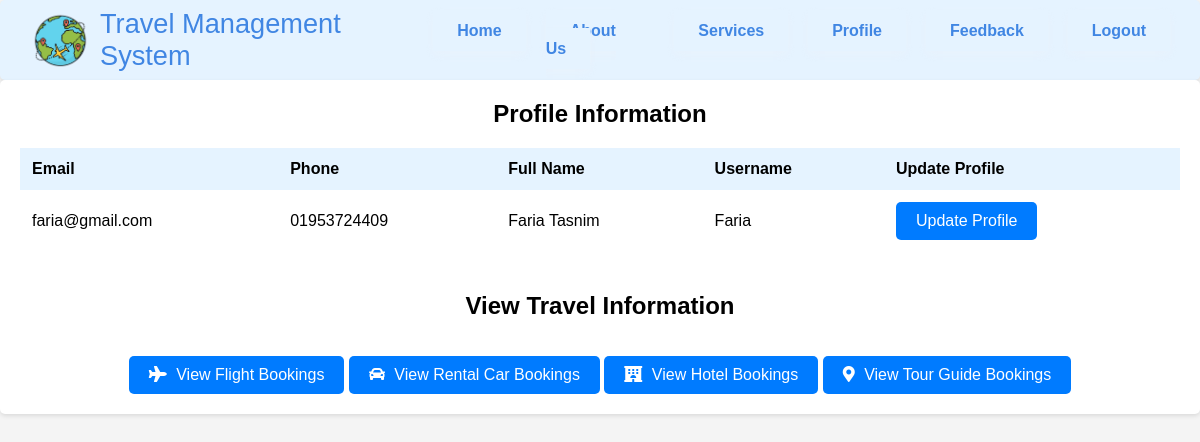
Before: /customer_profile.php (signed in) with the older database file.
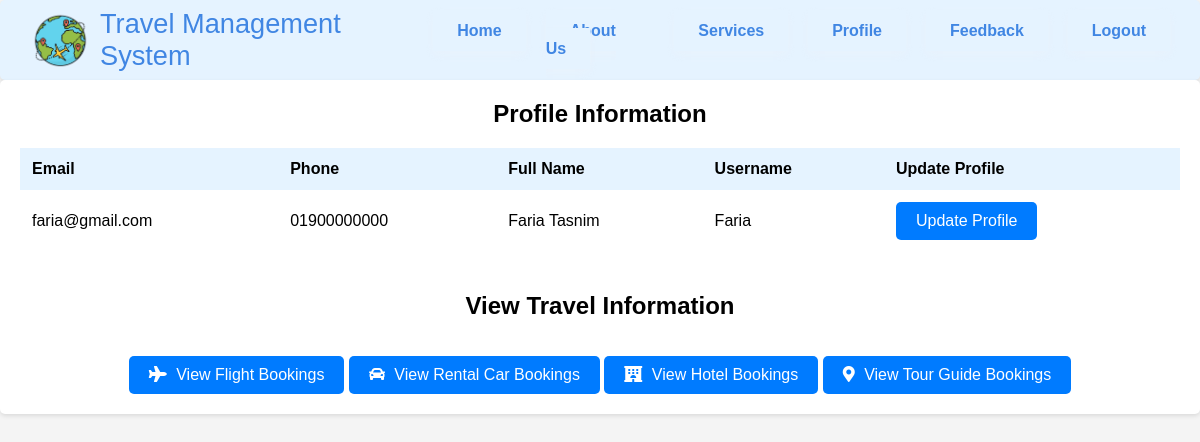
After: the same page with the newer database file.
### tables this page shows
CREATE TABLE `user` (
  `id` int(6) UNSIGNED NOT NULL,
  `username` varchar(30) NOT NULL,
  `password` varchar(30) NOT NULL,
  `email` varchar(50) NOT NULL,
  `full_name` varchar(50) NOT NULL,
  `phone_number` varchar(20) NOT NULL,
  `user_type` enum('customer','admin') NOT NULL DEFAULT 'customer'
);

### customer_profile.php (the view, shortened to what this page needs)
<?php
$host = "localhost";
$user = "root";
$password = "";
$db = "cse470";
$data = mysqli_connect($host, $user, $password, $db);
$sql = "SELECT * FROM user WHERE username = '{$_SESSION['username']}'";
$result = mysqli_query($data, $sql);
$info = $result->fetch_assoc();
?>
<!DOCTYPE html>
<html>
<header>
		<?php include "navbar.php" ?>
	</header>
	<head>
    <link rel="stylesheet" href="https://cdnjs.cloudflare.com/ajax/libs/font-awesome/5.15.4/css/all.min.css">
</head>
<body>
<div class="container">
    <h1>Profile Information</h1>
    <table>
        <tr>
            <th>Email</th>
            <th>Phone</th>
            <th>Full Name</th>
            <th>Username</th>
            <th>Update Profile</th>
        </tr>
        <tr>
            <td><?php echo $info['email']; ?></td>
            <td><?php echo $info['phone_number']; ?></td>
            <td><?php echo $info['full_name']; ?></td>
            <td><?php echo $info['username']; ?></td>
            <td>
                <a class="button" href="update_customer.php">Update Profile</a>
            </td>
        </tr>
    </table>
    <div class="booking-options">
        <h2>View Travel Information</h2>
		<br><br>
            <a class="button" href="customer_view_flight.php">
                <i class="fas fa-plane icon"></i> View Flight Bookings
            </a>
            <a class="button" href="customer_view_car.php">
                <i class="fas fa-car icon"></i> View Rental Car Bookings
            </a>
            <a class="button" href="customer_view_hotel.php">
                <i class="fas fa-hotel icon"></i> View Hotel Bookings
            </a>
            <a class="button" href="customer_view_tg.php">
                <i class="fas fa-map-marker-alt icon"></i> View Tour Guide Bookings
            </a>
    </div>
</div>
</body>
</html>

### navbar.php (shortened to what this page needs)
<link rel="stylesheet" href="navbar.css">
<div class="container">
  <div class="logo">
    <img src="logo.png" alt="Tourism Management System Logo">
    <span>Travel Management System</span>
  </div>
  <nav>
    <ul>
      <li><a href="home.php">Home</a></li>
      <li><a href="aboutus.php">About Us</a></li>
      <li class="dropdown">
        <a href="#">Services</a>
      </li>
      <li><a href="customer_profile.php">Profile</a></li>
      <li><a href="feedback.php">Feedback</a></li>
      <li><a href="logout.php">Logout</a></li>
    </ul>
  </nav>
</div>

### navbar.css (style rules this page uses)
* { margin: 0; padding: 0; }
body { font-family: 'Montserrat', sans-serif; background-color: #e5f3ff; }
header .container { display: flex; justify-content: space-between; align-items: center; height: 80px; background-color: #e5f3ff; padding: 0 30px; }
.logo { display: flex; align-items: center; }
.logo img { width: 60px; height: 60px; animation-name: spinLogo; animation-duration: 40s; animation-iteration-count: infinite; animation-timing-function: linear; }
nav ul { display: flex; list-style-type: none; }
nav ul li { margin-right: 20px; }
nav ul li:last-child { margin-right: 0; }
nav ul li a { text-decoration: none; color: #4086e3; font-weight: bold; padding: 12px 24px; background-color: #e5f3ff; transition: all 0.3s ease-in-out; box-shadow: 0px 4px 10px rgba(245, 239, 239, 0.2); }
.dropdown { position: relative; }
.logo span { font-size: 1.7rem; margin-left: 10px; color: #4086e3; }

### customer_profile.php (style rules this page uses)
body { background-color: #f4f4f4; }
.container { padding: 20px; background-color: #fff; border-radius: 5px; box-shadow: 0 2px 4px rgba(0, 0, 0, 0.1); }
h1 { text-align: center; font-size: 24px; margin-bottom: 20px; }
table { width: 100%; border-collapse: collapse; margin-bottom: 20px; }
th, td { padding: 12px; text-align: left; }
th { background-color: #e5f3ff; font-weight: bold; }
tr:nth-child(even) { background-color: #fff; }
a.button { display: inline-block; padding: 10px 20px; background-color: #007bff; color: #fff; text-decoration: none; border-radius: 5px; }
.icon { margin-right: 5px; }
.booking-options { text-align: center; margin-top: 40px; }

Changed rows visible on the page:
changed user "faria@gmail.com": phone_number "01953724409" → "01900000000"
